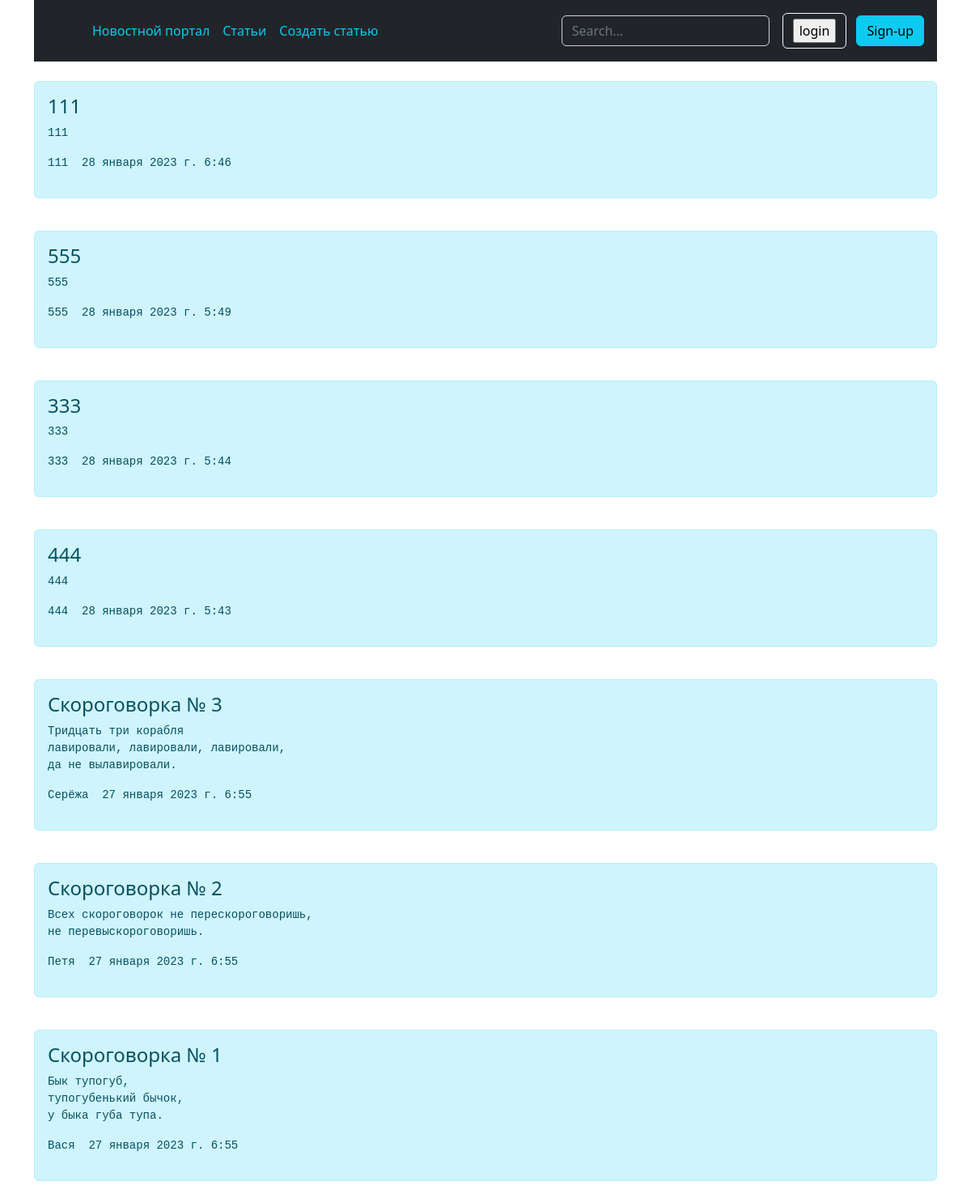
Page /posts on the earlier database version.
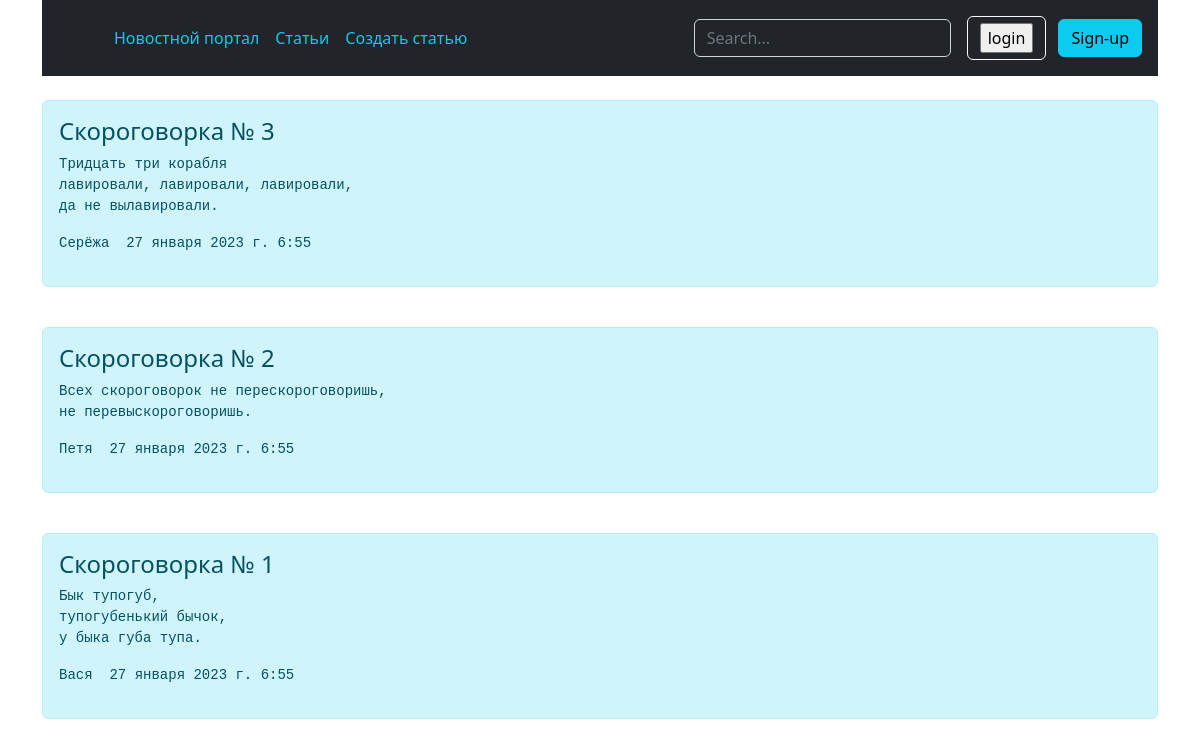
Same page on the later database version.
### np_app/models.py (models this page shows, shortened)
class Post(models.Model):
    post_title = models.CharField('Заголовок поста', max_length=100)
    post_text = models.TextField('Текст поста', max_length=1000)
    post_author = models.CharField('Автор поста', max_length=100)
    post_date = models.DateTimeField('Дата поста', auto_now=True)
    class Meta:
        verbose_name = 'Пост'
        verbose_name_plural = 'Посты'

### np_app/views.py (the view)
# urls.py: path('posts', views.posts, name='posts'),
def posts(request):
    post = Post.objects.order_by('-id')
    return render(request, 'posts.html', {'title': 'Новостной портал - Статьи', 'post': post})

### np_app/templates/np_app/posts.html (shortened to what this page needs)
{% extends 'np_app/base.html' %}
{% block content %}
{% for el in post %}
<br>
    <div class="alert alert-info">
        <h4>{{ el.post_title }}</h4>
        <pre>{{ el.post_text }}</pre>
       <pre>{{ el.post_author}}  {{ el.post_date }}</pre>
    </div>
    {% endfor %}
{% endblock %}

### np_app/templates/np_app/base.html (shortened to what this page needs)
<!DOCTYPE html>
<html lang="ru">
<head>
    <link rel="stylesheet" href="https://cdn.jsdelivr.net/npm/bootstrap@5.2.3/dist/css/bootstrap.min.css">
</head>
<body>
<div class="container">
<header class="p-3 text-bg-dark">
      <div class="d-flex flex-wrap align-items-center justify-content-center justify-content-lg-start">
        <a href="/" class="d-flex align-items-center mb-2 mb-lg-0 text-white text-decoration-none">
          <svg class="bi me-2" width="40" height="32" role="img" aria-label="Bootstrap"><use xlink:href="#bootstrap"></use></svg>
        </a>
        <ul class="nav col-12 col-lg-auto me-lg-auto mb-2 justify-content-center mb-md-0">
          <li><a href="/" class="nav-link px-2 text-info">Новостной портал</a></li>
          <li><a href="{% url 'posts' %}" class="nav-link px-2 text-info">Статьи</a></li>
          <li><a href="{% url 'create_post' %}" class="nav-link px-2 text-info">Создать статью</a></li>
        </ul>
        <form class="col-12 col-lg-auto mb-3 mb-lg-0 me-lg-3" role="search">
          <input type="search" class="form-control form-control-dark text-bg-dark" placeholder="Search..." aria-label="Search">
        </form>
        <div class="text-end">
          <form method="post" class="btn btn-outline-light me-2" action="{% url 'login' %}"> {% csrf_token %}{{ form.as_p }}
              <input type="submit" value="login">
          </form>
          <button type="button" class="btn btn-info">Sign-up</button>
        </div>
      </div>
  </header>
{% block content %}{% endblock %}
</div>
</body>
</html>

Differences in the rows shown:
removed Post: post_title "111", post_text "111", post_author "111", post_date "28 января 2023 г. 6:46"
removed Post: post_title "555", post_text "555", post_author "555", post_date "28 января 2023 г. 5:49"
removed Post: post_title "333", post_text "333", post_author "333", post_date "28 января 2023 г. 5:44"
removed Post: post_title "444", post_text "444", post_author "444", post_date "28 января 2023 г. 5:43"
